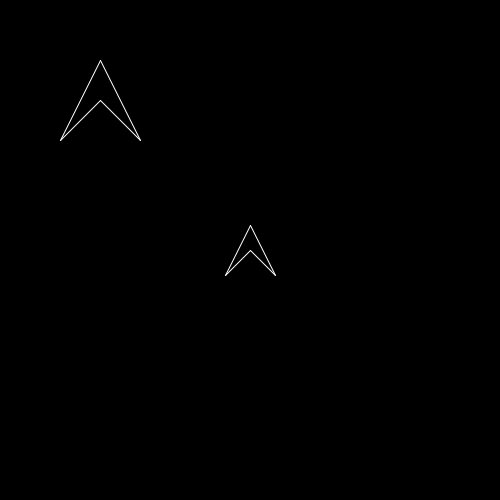
Frame 1 (no input)
Frame 60 (the mouse pressed at the canvas centre just before this capture): identical to frame 1, image omitted
Frame 120 (the mouse held since frame 60 and released just before this capture): identical to frame 1, image omitted

The Processing sketch that drew this single still picture (run headless with seeded random() and noise(); from frame 60 on, the mouse is pressed at the canvas centre):

// Processing sketch: Space_Wars
// ── Space_Wars.pde
//Space wars game

void setup()
{
 size(500, 500); 
 ship = new Ship(); //allocate memory for ship
 ship1 = new Ship(100, 100, 80);
}//end setup 

//Class name should always start with upper case
Ship ship; //ship is an INSTANCE of the Ship class
Ship ship1;

void draw()
{
  background(0);
  ship.render(); //call the object 
  ship.update();
  ship1.render(); //call the object 
  ship1.update();
}//end draw 


// ── Ship.pde
class Ship //template for objects to create later
{
  //Fields!
  PVector pos;
  PVector forward;
  float w;
  float halfW;
  float theta;
  
  //COSNTRUCTOR
  //HAS NO RETURN TYPE 
  //HAS THE SAME NAME AS THE CLASS 
  Ship(float x, float y, float w)
  {
    pos = new PVector(x,y);
    forward = new PVector(0, -1);
    this.w = w;
    this.halfW = w * 0.5;
    theta = 0;
  }
  
  Ship()
  {
    //constructor chaining
    this(width * 0.5f, height * 0.5f, 50);
  }//end ship
  
  void update()
  {
    forward.x = sin(theta);
    forward.y = -cos(theta);
    
    if (keyPressed)
    {
      if (key == 'w')
      {
        pos.add(forward);
      }//end key if 
      
      if (key == 's')
      {
        pos.add(forward);
      }//end key if 
      
      if (key == 'a')
      {
        theta -= 0.1f;
      }//end key if 
      
      if (key == 'd')
      {
        theta += 0.1f;
      }//end key if 
    }//end keyPressed if 
  }//end update 
  
  void render()
  {
    pushMatrix();
    translate(pos.x, pos.y);
    rotate(theta);
    stroke(255);
    line(-halfW, halfW, 0, -halfW);
    line(0, - halfW, 0 + halfW, + halfW);
    line(halfW, halfW, 0, 0);
    line(- halfW, halfW, 0, 0);
    popMatrix();
  }//end render 
}
